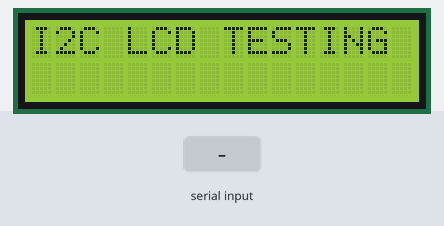
This sketch was run on a simulated Arduino Uno, built with avr-gcc and run on an emulated ATmega328P. On the bench: 16×2 character LCD. The inputs (shaded band) are chosen by the test bench. What the sketch prints to the serial monitor is not drawn.

Above: at 1.2 s.
1.3 s: "1" received over Serial
At 3.0 s:
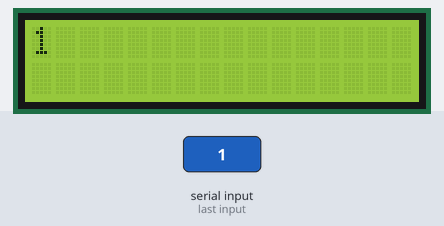
3.8 s: "0" received over the second serial link
At 6.0 s:
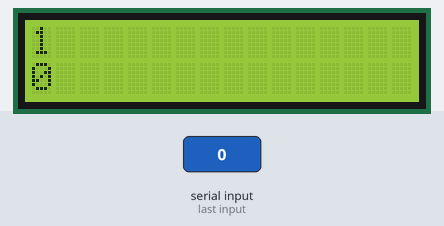
6.8 s: "2" received over Serial
At 8.4 s:
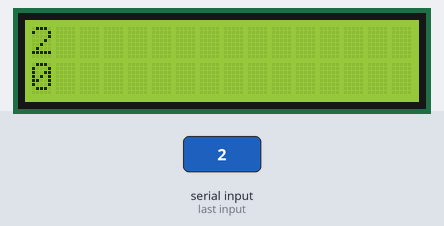
9.3 s: "1" received over the second serial link
At 11.4 s:
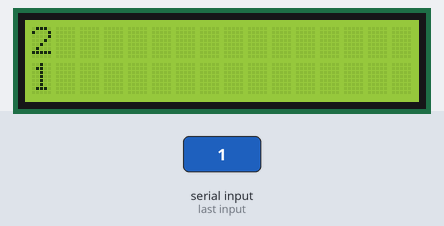
Timing chart, 0 to 12.9 s (numbered marks = the images above; inputs shaded):
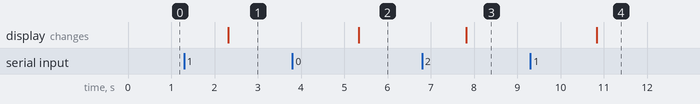

Measured:
- after the input at 1.3 s, the display: changes after 1.0 s (image 1)
- after the input at 3.8 s, the display: changes after 1.5 s (image 2)
- after the input at 6.8 s, the display: changes after 1.0 s (image 3)
- after the input at 9.3 s, the display: changes after 1.5 s (image 4)

The sketch:

lcd_String.ino
```cpp
#include <SoftwareSerial.h>
#include <Wire.h>
#include <LiquidCrystal_I2C.h>

SoftwareSerial mySerial(2, 3);
LiquidCrystal_I2C lcd(0x27, 16, 2);

String s0, s1;

void setup() {
  // put your setup code here, to run once:
  Serial.begin(9600);
  mySerial.begin(9600);
  lcd.begin();
  lcd.backlight();
  lcd.print("I2C LCD TESTING");
}

void loop() {
  // put your main code here, to run repeatedly:
  if(Serial.available())
  {
    s0 = Serial.readString();
    lcd.setCursor(0, 0);
    lcd.print("                ");
    lcd.setCursor(0, 0);
    lcd.print(s0);
    Serial.println(s0);
    mySerial.print(s0);
    delay(2000);
  }
  if(mySerial.available())
  {
    s1 = mySerial.readString();
    lcd.setCursor(0, 1);
    lcd.print("                ");
    lcd.setCursor(0, 1);
    lcd.print(s1);
    Serial.println(s1);
  }
}
```
